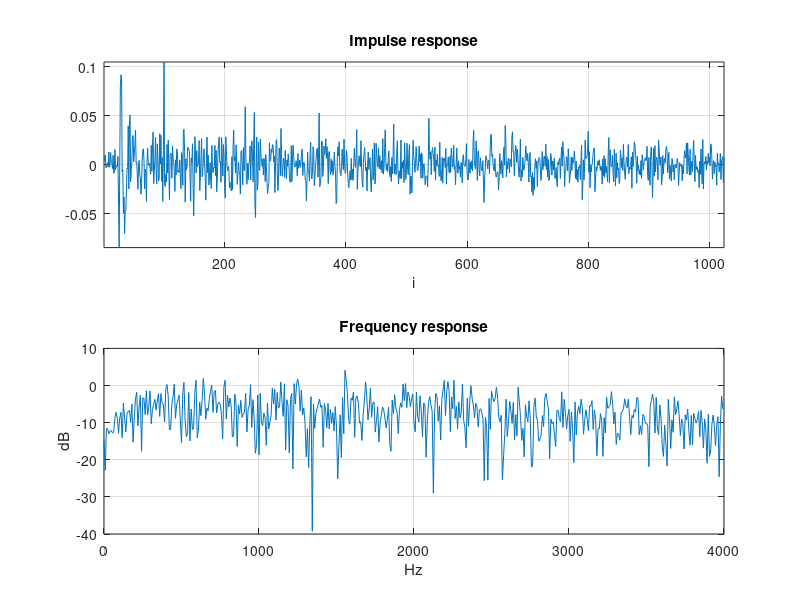

MATLAB code to generate this figure:

% Adaptive acoustic echo canceller



close all
clear all       % clears all variables

load room.mat;  % loads the room model

figure
subplot(211)
plot(room)
xlabel('i');
axis tight
title('Impulse response');
grid
subplot(212)
[H,F]=freqz(room,1,512,8000);
plot(F,20*log10(abs(H)));
xlabel('Hz')
ylabel('dB')
title('Frequency response')
grid;
